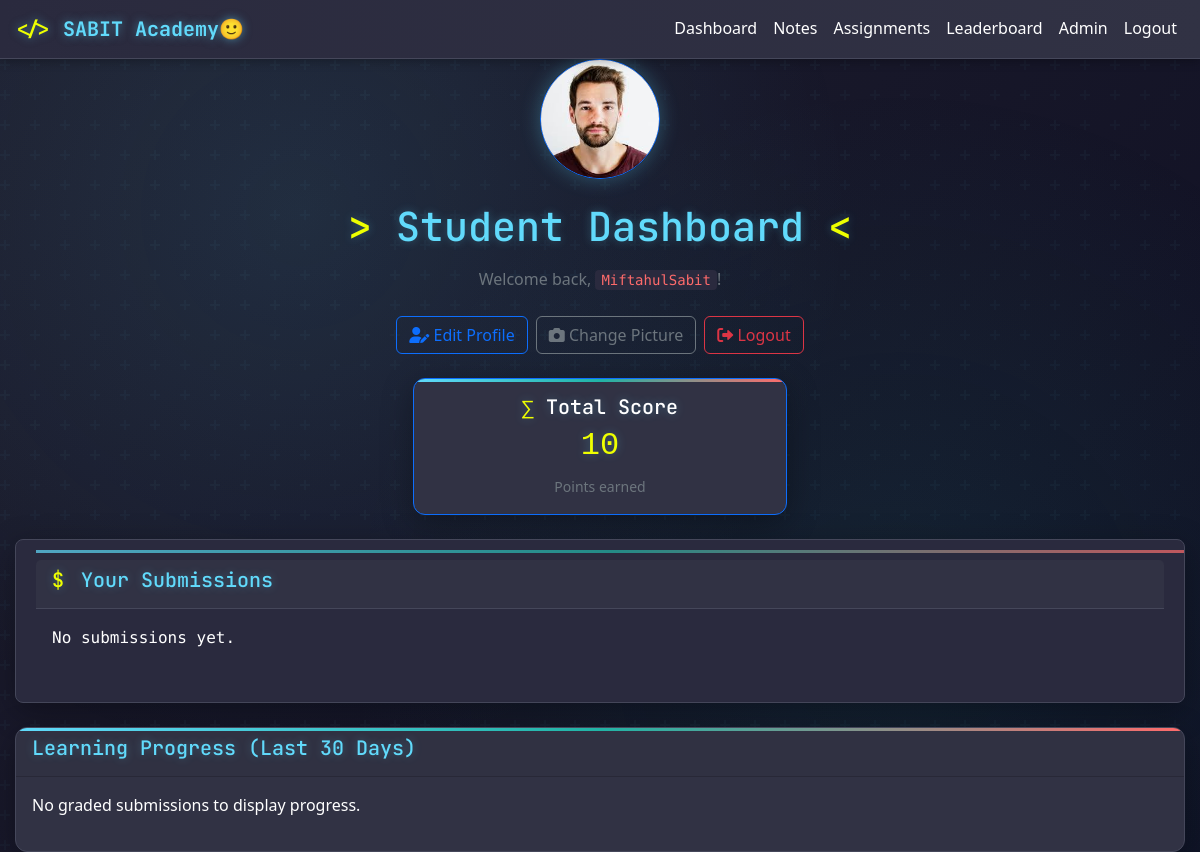
/student/dashboard (signed in), run on an earlier commit of the app's database.
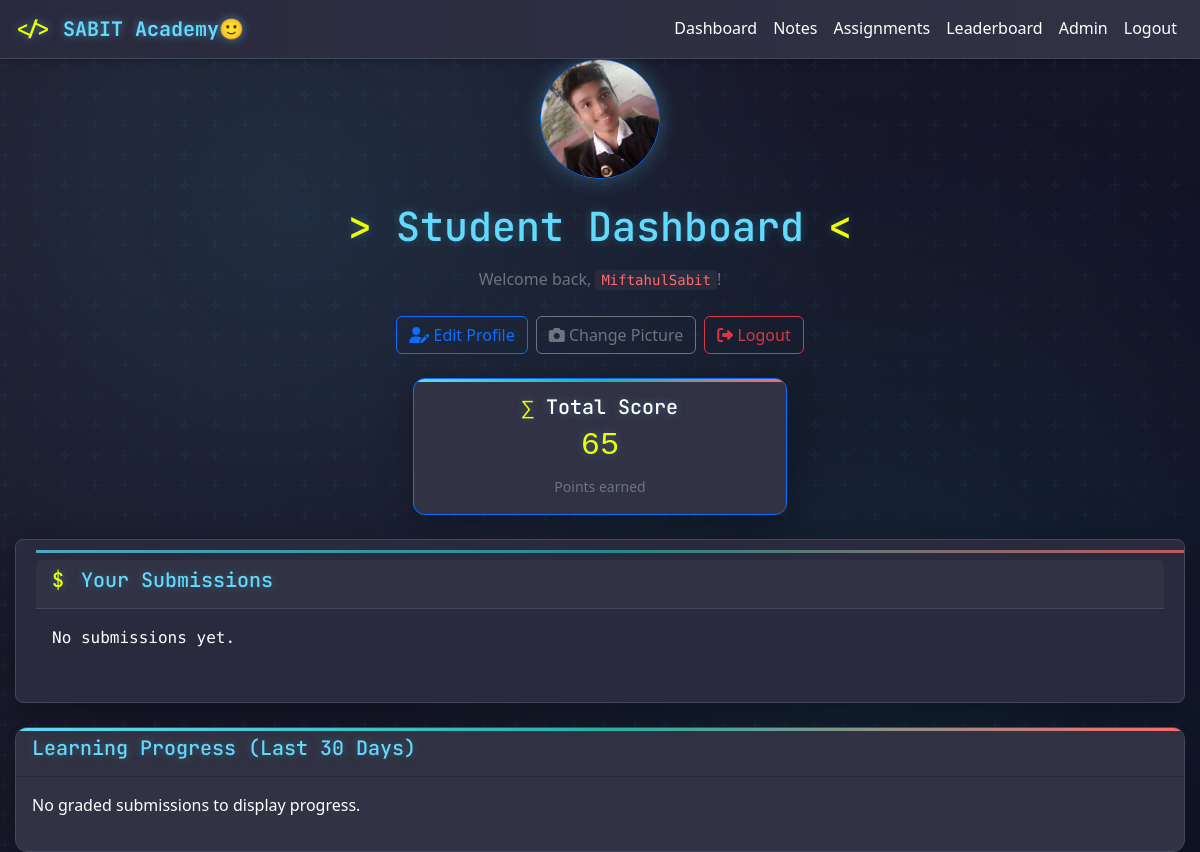
And on a later commit of the database.
### app/models.py (models this page shows, shortened)
class User(UserMixin, db.Model):
    id = db.Column(db.Integer, primary_key=True)
    username = db.Column(db.String(64), index=True, unique=True)
    email = db.Column(db.String(120), index=True, unique=True)
    password_hash = db.Column(db.String(512))
    role = db.Column(db.String(10), default='student')
    profile_pic = db.Column(db.String(255), nullable=True, default='default.jpg')
    total_score = db.Column(db.Integer, default=0)
    reset_token = db.Column(db.String(100), nullable=True)
    reset_token_expires = db.Column(db.DateTime, nullable=True)
    submissions = db.relationship('Submission', backref='author', lazy='dynamic')

### app/student/routes.py (the view)
@bp.route('/dashboard')
@login_required
def dashboard():
    thirty_days_ago = datetime.now() - timedelta(days=30)
    submissions = Submission.query.filter_by(user_id=current_user.id).filter(Submission.submitted_at >= thirty_days_ago).order_by(Submission.submitted_at).all()
    chart_dates = []
    chart_scores = []
    for sub in submissions:
        if sub.score is not None:
            chart_dates.append(sub.submitted_at.strftime('%Y-%m-%d'))
            percentage = (sub.score / sub.assignment.max_score) * 100
            chart_scores.append(round(percentage, 2))
    return render_template('student/dashboard.html', submissions=submissions, chart_dates=chart_dates, chart_scores=chart_scores)

### app/models.py (called while the page is built)
@login.user_loader
def load_user(id):
    return User.query.get(int(id))

### app/templates/student/dashboard.html (shortened to what the changed rows need)
{% extends "base.html" %}
{% block content %}
    <div class="text-center mb-4">
        <a href="{{ url_for('auth.change_profile_pic') }}" title="Change Profile Picture">
            {% if current_user.profile_pic %}
                <img src="{{ url_for('static', filename='uploads/' + current_user.profile_pic) }}" alt="Profile Picture" class="rounded-circle border border-primary" style="width: 120px; height: 120px; object-fit: cover; box-shadow: 0 0 20px rgba(97, 218, 251, 0.3);" onerror="this.src='{{ url_for('static', filename='default_profile_pic.jpg') }}'">
            {% else %}
                <img src="{{ url_for('static', filename='default_profile_pic.jpg') }}" alt="Default Profile Picture" class="rounded-circle border border-primary" style="width: 120px; height: 120px; object-fit: cover; box-shadow: 0 0 20px rgba(97, 218, 251, 0.3);">
            {% endif %}
        </a>
    </div>
    <h1 class="text-center mb-3">
        <span class="text-primary">&gt;</span> Student Dashboard <span class="text-primary">&lt;</span>
    </h1>
    <p class="text-center text-secondary mb-4">Welcome back, <code>{{ current_user.username }}</code>!</p>
    <div class="row justify-content-center mb-4">
        <div class="col-md-4">
            <div class="card text-center border-primary">
                <div class="card-body">
                    <h5 class="card-title">
                        <span class="text-primary">∑</span> Total Score
                    </h5>
                    <h2 class="text-primary font-monospace">{{ current_user.total_score or 0 }}</h2>
                    <small class="text-secondary">Points earned</small>
                </div>
            </div>
        </div>
    </div>
{% endblock %}

What changed in the data, as far as the page shows it:
changed User "MiftahulSabit": profile_pic: a different picture; total_score "10" → "65"
